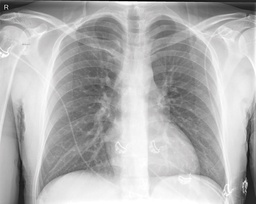
#> input picture Scripts/Images/CovidXray.jpeg, 256 x 204 px, shrunk from 1575 x 1258 before the run, found by its file name
$ python Morphology.py
#> lines starting #> are read from the running program, lines starting #| are printed output that depends on the picture; after the words box and inside, x2 and y2 are one past the last pixel; in counts of white or black regions, pixels touching at a corner belong together
'''
Filename: /home/atoriz98/PythonProjects/ImageProcessing/Scripts/Morphology.py
Path: /home/atoriz98/PythonProjects/ImageProcessing/Scripts
Created Date: Wednesday, March 17th 2021, 11:23:15 am
Author: Athansya

Description:
Morphology operates like the other neighborhood processing methods by applying
a kernel to each pixel in the input. In morphology, the kernel is denoted a structuring
element and contains “0”s and “1”s. You can design the structuring element as you
please, but normally the pattern of “1”s form a box or a disc. Which type and size to use
is up to the designer, but in general a box-shaped structuring element tends to preserve
sharp object corners, whereas a disc-shaped structuring element tends to round the corners
of the objects.

A structuring element is not applied in the same way as we saw in the previous
chapter for the kernels. Instead of using multiplications and additions in the calculations,
a structuring element is applied using either a Hit or a Fit operation. Applying
one of these operations to each pixel in an image is denoted Dilation and Erosion,
respectively. Combining these two methods can result in powerful image processing
tools known as Compound Operations.

- Paulsen, R.R. & Mo T.B., 2020. Introduction to Medical Image Analysis. 1st ed. Springer
International Publishing, p.75.
'''
# Import packages
import numpy as np
import matplotlib.pyplot as plt
import cv2
# Structuring elements. Later on, I'll code them myself with a little more time.
from skimage.morphology import (square, rectangle, diamond, disk, octagon, star)

# Load image
path = '/home/atoriz98/PythonProjects/ImageProcessing/Scripts/Images/CovidXray.jpeg'
img = plt.imread(path)
#> img is the input picture: shape (204, 256, 3); mean R, G, B 177.9, 177.8, 177.8
img = np.asarray(img)

# Gray-scale conversion
img = cv2.cvtColor(img, cv2.COLOR_BGR2GRAY)
#> img: shape (204, 256)
plt.imshow(img, cmap = 'gray')

# ! You should check if it is normalized before applying the following cv2 code
# np.max(img)
# np.min(img)

# Create a binary mask with Otsu's thresholding method
_,mask = cv2.threshold(img, 0,255, type=cv2.THRESH_OTSU)
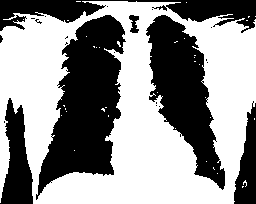
#> mask: shape (204, 256); 56.2% white; 22 black regions (16 under 20 px), largest, box (x1, y1, x2, y2) and area: (36, 15, 126, 200) 9019, (146, 15, 225, 190) 6568, (0, 0, 256, 33) 3661, (0, 98, 33, 204) 2102, (234, 101, 256, 204) 1374, (129, 15, 139, 33) 112
plt.imshow(mask, cmap='gray')

'''
Hit Operation

For each “1” in the structuring element we investigate whether the pixel at the same
position in the image is also a “1”. If this is the case for just one of the “1”s in the
structuring element, we say that the structuring element hits the image at the pixel
position in question (the one on which the structuring element is centered). This pixel
is therefore set to “1” in the output image. Otherwise it is set to “0”.

Fit Operation

For each “1” in the structuring element we investigate whether the pixel at the same
position in the image is also a “1”. If this is the case for all the “1”s in the structuring
element, we say that the structuring element ﬁts the image at the pixel position in
question (the one on which the structuring element is centered). This pixel is therefore set
to “1” in the output image. Otherwise it is set to “0”.
'''

# Once we defined what Hit and Fit operations are, we can continue with Dilation and Erosion.
# Applying Hit to an entire image is called Dilation.
# Applying Fit to an entire image is called Erosion.

# We define our functions here
def dilation(img, se):
    """[summary]
        Performs dilation operation on binary image
    Args:
        img (numpy array): binary image array.
        se (numpy array): structuring element array array.

    Returns:
        output (numpy array): dilated image.
    """
    k_h, k_w = se.shape
    p_h, p_w = k_h-1, k_w-1

    output = np.zeros((img.shape[0] - k_h + p_h + 1, img.shape[1] - k_w + p_w + 1))

    # Next cycles help find and add the necessary padding to keep the aspect ratio intact.
    # More on in can be found here: https://d2l.ai/chapter_convolutional-neural-networks/padding-and-strides.html
    if k_h % 2 != 0:
        img = np.insert(img, 0, np.zeros([int(p_h/2),1]), axis=0)
        img = np.insert(img, img.shape[0], np.zeros([int(p_h/2),1]), axis=0)
    else:
        img = np.insert(img, 0, np.zeros([int(np.ceil(p_h/2)),1]), axis=0)
        img = np.insert(img, img.shape[0], np.zeros([int(np.floor(p_h/2)),1]), axis=0)

    if k_w % 2 != 0:
        img = np.insert(img, 0, np.zeros([int(p_w/2),1]), axis=1)
        img = np.insert(img, img.shape[1], np.zeros([int(p_w/2),1]), axis=1)
    else:
        img = np.insert(img, 0, np.zeros([int(np.ceil(p_w/2)),1]), axis=1)
        img = np.insert(img, img.shape[1], np.zeros([int(np.floor(p_w/2)),1]), axis=1)

    # Convolution
    for row in range(output.shape[0]):
        for col in range(output.shape[1]):
            if np.any(img[row:row + k_h, col:col + k_w]) == 1:
                output[row, col] = 1
            else:
                output[row, col] = 0
    return output

def erosion(img, se):
    """[summary]
        Performs dilation operation on binary image
    Args:
        img (numpy array): binary image array.
        se (numpy array): structuring element array array.

    Returns:
        output (numpy array): dilated image.
    """
    k_h, k_w = se.shape
    p_h, p_w = k_h-1, k_w-1

    output = np.zeros((img.shape[0] - k_h + p_h + 1, img.shape[1] - k_w + p_w + 1))

    # Next cycles help find and add the necessary padding to keep the aspect ratio intact.
    # More on in can be found here: https://d2l.ai/chapter_convolutional-neural-networks/padding-and-strides.html
    if k_h % 2 != 0:
        img = np.insert(img, 0, np.zeros([int(p_h/2),1]), axis=0)
        img = np.insert(img, img.shape[0], np.zeros([int(p_h/2),1]), axis=0)
    else:
        img = np.insert(img, 0, np.zeros([int(np.ceil(p_h/2)),1]), axis=0)
        img = np.insert(img, img.shape[0], np.zeros([int(np.floor(p_h/2)),1]), axis=0)

    if k_w % 2 != 0:
        img = np.insert(img, 0, np.zeros([int(p_w/2),1]), axis=1)
        img = np.insert(img, img.shape[1], np.zeros([int(p_w/2),1]), axis=1)
    else:
        img = np.insert(img, 0, np.zeros([int(np.ceil(p_w/2)),1]), axis=1)
        img = np.insert(img, img.shape[1], np.zeros([int(np.floor(p_w/2)),1]), axis=1)

    # Convolution
    for row in range(output.shape[0]):
        for col in range(output.shape[1]):
            if np.all(img[row:row + k_h, col:col + k_w]) == 1:
                output[row, col] = 1
            else:
                output[row, col] = 0
    return output

def disp_img(images, titles, fig_size, rows, cols):
    """[summary]
        Allows to display multiple images along with their title. Doesn't contain axis labels and the default cmap = 'gray'.
    Args:
        images ([array]): array containing images to be shown.
        titles ([array]): array containing titles to be shown.
        fig_size ([tuple]): tuple describing figure size, as in (15,10).
        rows ([type]): number of rows of the figure.
        cols ([type]): number of colums of the figure.
    """
    fig = plt.figure(figsize = fig_size)
    for position in range(len(images)):
        fig.add_subplot(rows,cols,position+1)
        plt.imshow(images[position], cmap='gray')
        plt.axis('off')
        plt.title(titles[position])

disp_img([mask, dilation(mask, square(5)), dilation(mask, square(10)), dilation(mask, square(15)),
          mask, erosion(mask, square(5)), erosion(mask, square(10)), erosion(mask, square(15))],
         ['Original', 'Dilation 5x5', 'Dilation 10x10', 'Dilation 15x15',
          'Original', 'Erosion 5x5', 'Erosion 10x10', 'Erosion 15x15'],(20,7),2,4)
#> in dilation, `img = np.insert(img, 0, np.zeros([int(p_h/2),1]), axis=0)`: img: shape (206, 256); 55.6% white; 22 black regions (16 under 20 px), largest, box (x1, y1, x2, y2) and area: (36, 17, 126, 202) 9019, (146, 17, 225, 192) 6568, (0, 0, 256, 35) 4173, (0, 100, 33, 206) 2102, (234, 103, 256, 206) 1374, (129, 17, 139, 35) 112
#> in dilation, `img = np.insert(img, img.shape[0], np.zeros([int(p_h/2),1]), axis=0)`: img: shape (208, 256); 55.1% white; 21 black regions (16 under 20 px), largest, box (x1, y1, x2, y2) and area: (36, 17, 126, 202) 9019, (146, 17, 225, 192) 6568, (0, 0, 256, 35) 4173, (0, 100, 256, 208) 3988, (129, 17, 139, 35) 112
#> in dilation, `img = np.insert(img, 0, np.zeros([int(p_w/2),1]), axis=1)`: img: shape (208, 258); 54.7% white; 19 black regions (15 under 20 px), largest, box (x1, y1, x2, y2) and area: (38, 17, 128, 202) 9019, (0, 0, 258, 208) 8593, (148, 17, 227, 192) 6568, (131, 17, 141, 35) 112
#> in dilation, `img = np.insert(img, img.shape[1], np.zeros([int(p_w/2),1]), axis=1)`: img: shape (208, 260); 54.2% white; 19 black regions (15 under 20 px), largest, box (x1, y1, x2, y2) and area: (38, 17, 128, 202) 9019, (0, 0, 260, 208) 9009, (148, 17, 227, 192) 6568, (131, 17, 141, 35) 112
#> after the loop in dilation, `for row in range(output.shape[0]):`: output: shape (204, 256) float64; values 0 (black) and 1 (white), 67.1% white; 14 black regions (7 under 20 px), largest, box (x1, y1, x2, y2) and area: (40, 17, 122, 189) 7235, (150, 17, 223, 186) 4982, (3, 105, 31, 204) 1540
#> in dilation (call 2), `img = np.insert(img, 0, np.zeros([int(np.ceil(p_h/2)),1]), axis=0)`: img: shape (209, 256); 54.8% white; 22 black regions (16 under 20 px), largest, box (x1, y1, x2, y2) and area: (36, 20, 126, 205) 9019, (146, 20, 225, 195) 6568, (0, 0, 256, 38) 4941, (0, 103, 33, 209) 2102, (234, 106, 256, 209) 1374, (129, 20, 139, 38) 112
#> in dilation (call 2), `img = np.insert(img, img.shape[0], np.zeros([int(np.floor(p_h/2)),1]),..`: img: shape (213, 256); 53.8% white; 21 black regions (16 under 20 px), largest, box (x1, y1, x2, y2) and area: (36, 20, 126, 205) 9019, (146, 20, 225, 195) 6568, (0, 0, 256, 38) 4941, (0, 103, 256, 213) 4500, (129, 20, 139, 38) 112
#> in dilation (call 2), `img = np.insert(img, 0, np.zeros([int(np.ceil(p_w/2)),1]), axis=1)`: img: shape (213, 261); 52.8% white; 19 black regions (15 under 20 px), largest, box (x1, y1, x2, y2) and area: (0, 0, 261, 213) 10522, (41, 20, 131, 205) 9019, (151, 20, 230, 195) 6568, (134, 20, 144, 38) 112
#> after the loop in dilation (call 2), `for row in range(output.shape[0]):`: output: shape (204, 256) float64; values 0 (black) and 1 (white), 76.6% white; 9 black regions (1 under 20 px), largest, box (x1, y1, x2, y2) and area: (44, 42, 115, 180) 4931, (155, 21, 211, 157) 3532, (6, 119, 29, 204) 962
#> in dilation (call 3), `img = np.insert(img, 0, np.zeros([int(p_h/2),1]), axis=0)`: img: shape (211, 256); 54.3% white; 22 black regions (16 under 20 px), largest, box (x1, y1, x2, y2) and area: (36, 22, 126, 207) 9019, (146, 22, 225, 197) 6568, (0, 0, 256, 40) 5453, (0, 105, 33, 211) 2102, (234, 108, 256, 211) 1374, (129, 22, 139, 40) 112
#> in dilation (call 3), `img = np.insert(img, img.shape[0], np.zeros([int(p_h/2),1]), axis=0)`: img: shape (218, 256); 52.6% white; 21 black regions (16 under 20 px), largest, box (x1, y1, x2, y2) and area: (36, 22, 126, 207) 9019, (146, 22, 225, 197) 6568, (0, 0, 256, 40) 5453, (0, 105, 256, 218) 5268, (129, 22, 139, 40) 112
#> in dilation (call 3), `img = np.insert(img, 0, np.zeros([int(p_w/2),1]), axis=1)`:
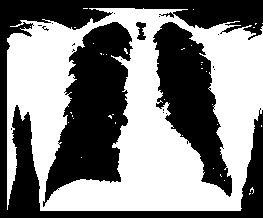
#> img: shape (218, 263); 51.2% white; 19 black regions (15 under 20 px), largest, box (x1, y1, x2, y2) and area: (0, 0, 263, 218) 12263, (43, 22, 133, 207) 9019, (153, 22, 232, 197) 6568, (136, 22, 146, 40) 112
#> in dilation (call 3), `img = np.insert(img, img.shape[1], np.zeros([int(p_w/2),1]), axis=1)`:
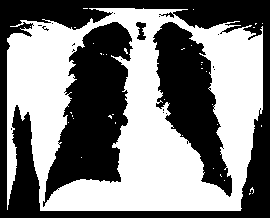
#> img: shape (218, 270); 49.8% white; 37 white regions (36 under 20 px), largest, box (x1, y1, x2, y2) and area: (7, 8, 263, 211) 29239
#> after the loop in dilation (call 3), `for row in range(output.shape[0]):`:
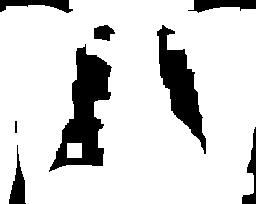
#> output: shape (204, 256) float64; values 0 (black) and 1 (white), 84% white; 8 black regions, largest, box (x1, y1, x2, y2) and area: (49, 44, 112, 172) 3660, (157, 25, 206, 154) 2523, (188, 0, 256, 13) 551
#> after the loop in erosion, `for row in range(output.shape[0]):`:
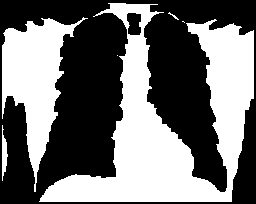
#> output: shape (204, 256) float64; values 0 (black) and 1 (white), 44.5% white; 6 white regions (2 under 20 px), largest, box (x1, y1, x2, y2) and area: (39, 3, 254, 202) 16937, (2, 17, 88, 192) 6094, (2, 125, 8, 181) 192, (168, 12, 179, 20) 21
#> after the loop in erosion (call 2), `for row in range(output.shape[0]):`:
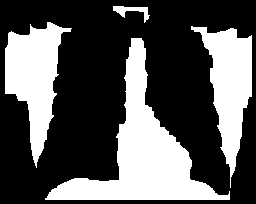
#> output: shape (204, 256) float64; values 0 (black) and 1 (white), 34.3% white; 4 white regions, box (x1, y1, x2, y2) and area: (45, 38, 230, 200) 8635, (5, 22, 72, 168) 4695, (191, 26, 252, 188) 4338, (113, 6, 150, 23) 239
#> after the loop in erosion (call 3), `for row in range(output.shape[0]):`:
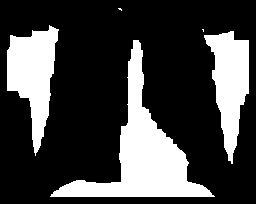
#> output: shape (204, 256) float64; values 0 (black) and 1 (white), 26.3% white; 5 white regions (2 under 20 px), largest, box (x1, y1, x2, y2) and area: (50, 40, 215, 197) 6854, (7, 25, 59, 156) 3639, (204, 31, 249, 164) 3250
#> the loop in disp_img, `for position in range(len(images)):` made 8 passes
